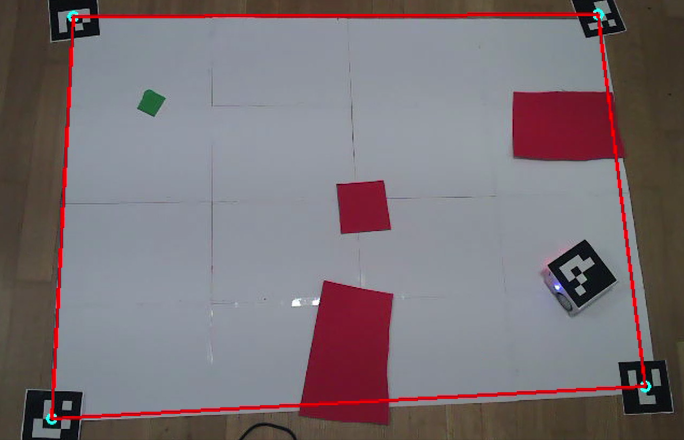
#> input picture original_frame.png, 1368 x 880 px, found by its file name (shown at 1/2 size); the run also reads 1 picture not shown here
$ jupyter execute --allow-errors Group_T21_Report.ipynb
#> lines starting #> are read from the running program, lines starting #| are printed output that depends on the picture
### A_star_planner.py
import numpy as np
import math
from heapq import heappush, heappop
import matplotlib.pyplot as plt
from matplotlib.colors import ListedColormap

class A_star_Planner():
    def __init__(self,grid,start_position,end_positions):
        self.start = start_position
        self.goal = self.goal_selection(end_positions)
        self.grid = self.compatible_grid(grid)

    def compatible_grid(self,grid):
        rows = len(grid)
        cols = len(grid[0])

        for i in range(rows):
            for j in range(cols):
                if grid[i][j] == 2:
                    grid[i][j] = 0
        return grid

    def goal_selection(self, goal_positions):
        """
        Determine the goal position as the closest node to the centroid of the goal set.

        :return: Tuple (x, y) representing the selected goal position.
        """
        # Compute the centroid of the goal nodes
        goal_array = np.array(goal_positions)

        # Find the closest goal node to the centroid
        distances = [np.linalg.norm(np.array(node) - self.start) for node in goal_array]
        closest_index = np.argmin(distances)
        return goal_array[closest_index]

    def heuristic(self, a):
        # Minimum distance to any of the goal nodes
        return math.sqrt((a[0] - self.goal[0])**2 + (a[1] - self.goal[1])**2)

    def a_star_search(self):
        # Initialize the open set as a priority queue and add the start node
        open_set = []
        heappush(open_set, (self.heuristic(self.start), 0, self.start))  # (f_cost, g_cost, position)

        # Initialize the came_from dictionary
        came_from = {}
        # Initialize g_costs dictionary with default value of infinity and set g_costs[self.start] = 0
        g_costs = {self.start: 0}
        # Initialize the explored set
        explored = set()
        operation_count = 0
        reached_goal = None

        while open_set:
            # Pop the node with the lowest f_cost from the open set
            current_f_cost, current_g_cost, current_pos = heappop(open_set)

            # Add the current node to the explored set
            explored.add(current_pos)

            # Check if the current node is in the goals set
            diff = current_pos-self.goal
            k = np.unique(diff)
            if len(k)==1:
                if k == 0:
                    reached_goal = current_pos
                    break

            # Get the neighbors of the current node (up, down, left, right)
            neighbors = [
                (current_pos[0] - 1, current_pos[1]),  # Up
                (current_pos[0] + 1, current_pos[1]),  # Down
                (current_pos[0], current_pos[1] - 1),  # Left
                (current_pos[0], current_pos[1] + 1),  # Right
                (current_pos[0] - 1, current_pos[1] + 1),  # Up-right
                (current_pos[0] - 1, current_pos[1] - 1),  # Up-left
                (current_pos[0] + 1, current_pos[1] + 1),  # Down-right
                (current_pos[0] + 1, current_pos[1] - 1)   # Down-left
            ]

            for neighbor in neighbors:
                # Check if neighbor is within bounds and not an obstacle
                if (0 <= neighbor[0] < self.grid.shape[0]) and (0 <= neighbor[1] < self.grid.shape[1]):
                    if self.grid[neighbor[0], neighbor[1]] != 1 and neighbor not in explored:

                        # Determine if the move is diagonal
                        #is_diagonal = abs(neighbor[0] - current_pos[0]) == 1 and abs(neighbor[1] - current_pos[1]) == 1
                        # Use sqrt(2) for diagonal moves and 1 for horizontal/vertical moves
                        #movement_cost = math.sqrt(2) if is_diagonal else 1
                        movement_cost = 1

                        # Calculate tentative_g_cost
                        tentative_g_cost = current_g_cost + movement_cost + self.grid[neighbor[0], neighbor[1]]

                        # If this path to neighbor is better than any previous one
                        if neighbor not in g_costs or tentative_g_cost < g_costs[neighbor]:
                            # Update came_from, g_costs, and f_cost
                            came_from[neighbor] = current_pos
                            g_costs[neighbor] = tentative_g_cost
                            f_cost = tentative_g_cost + self.heuristic(neighbor)

                            # Add neighbor to open set
                            heappush(open_set, (f_cost, tentative_g_cost, neighbor))
                            operation_count += 1

        else:
            # If no goal is found
            return None, explored, operation_count, None

        # Reconstruct path
        path = []
        if reached_goal:
            path.append(reached_goal)  # Append the reached goal to the path
        while current_pos in came_from:
            current_pos = came_from[current_pos]
            path.append(current_pos)
        path.append(self.start)


        return path[::-1]

### control.py
import numpy as np

class Controller:
    def __init__(self):
        self.path = []  # Path the robot follows
        self.waypoint = 1  # Current waypoint index
        self.prev_angle = 0

    def get_controller_commands(self, x_est, theta_est, x_des):
        """
        This function implements a P-controller for orienting the robot
        and switches to straight motion when the orientation error is small.

        """
        # Controller parameters
        K_P = 0.4  # Proportional gain for angle control
        ALIGNMENT_THRESHOLD = 10  # Degrees, below which the robot moves straight
        BASE_SPEED = 150  # Base speed when moving straight
        K_P_ROTATION = 2

        # Current orientation of the robot
        thymio_angle = theta_est  # Degrees

        # Convert desired position to numpy array
        x_des = np.array(x_des)
        x_est = np.array(x_est)

        # Calculate the angle to the target position
        rho = x_des - x_est  # Difference vector
        gamma = (np.arctan2(rho[1], rho[0])+np.pi)
        if gamma > np.pi:
            gamma -= 2*np.pi
        gamma = np.rad2deg(gamma)
        angle_error = (gamma - thymio_angle+180)  # Normalize to [-180, 180]
        if angle_error > 180:
            angle_error-=360

        # If the angle error is small, move straight
        if abs(angle_error) < ALIGNMENT_THRESHOLD:
            # Apply P-controller for angular velocity
            angular_correction = 0.02 * angle_error
            w_l = BASE_SPEED + angular_correction
            w_r = BASE_SPEED - angular_correction
        else:
            # Apply P-controller for angular velocity

            angular_correction = K_P_ROTATION * angle_error

            # Calculate motor speeds
            if angle_error < 0:

                w_l =   - np.abs(angular_correction)
                w_r =   + np.abs(angular_correction)
            else:
                w_l =   + np.abs(angular_correction)
                w_r =   - np.abs(angular_correction)

        return int(w_l), int(w_r)

### Group_T21_Report.ipynb
# Basics of Mobile Robotics Project - Group 21

**Team Members:** Marc Mouawad, Muratcan
Akgün, Sara Heidaripour, Rayan Bouchallouf.

**Supervisor:** Professor Francesco Mondada

**Date:** 05.12.2024

## Table of Contents:

<ol>
<li>Introduction</li>
<li>Vision Module</li>
<li>Global Navigation</li>
<li>Kalman Filter</li>
<li>Local Navigation and Motion Control</li>
<li>Local Obstacle Avoidance</li>
<li>Main</li>
<li>Conclusion</li>
</ol>

# 1. Introduction

In this project, an environment is developed so that the Thymio, a differential drive robot, can navigate autonomously to reach a desired goal.

This environment consists of 5 ArUco markers. The first one placed on the Thymio itself, while the other four represent the corners of a map with size 1189 by 841 mm. The thymio will then attempt to reach the goal (a green object) while following an optimal path computed using the A* algorithm. While doing so, the thymio will avoid any global obstacle (red objects)thanks to the computed path along with motion control, and avoid any local obstacle thanks to the feedback from its on-board proximity sensors and an ANN-based reactive routine. Note that the Thymio will also be robust to kidnapping and to the camera being hidden for short periods of time thanks to a Kalman Filter.

The different files inside this folder are:

<ol>
<li>vision.py : Vision Module class</li>
<li>kalman.py : Kalman Filter class</li>
<li>control.py : Controller class</li>
<li>A_star_planner.py : A* global planner class</li>
<li>Group_T21_report.ipynb : Containing the report explaining our pipeline, along with the test code to run the system, and some code showing results for individual parts.</li>
</ol>

## 2. Vision Module

This module consists of multiple parts. The final goal of the vision module, is to detect the map, the Thymio, and find an occupancy grid containing obstacles and a start and goal locations to pass to the A* planner. Moreover, if the camera is hidden or the robot is kidnapped, this routine is to start again once we receive feedback from the camera.

### ArUco Marker detection and tracking:

The class Vision_Module takes as argument the list of marker IDs it might encounter.

These markers consist of black and white squares with a specific size, which represent a binary matrix. This matrix contains values encoding the marker's identifier (ID).
In order to detect the markers, we first define as a class attribute the object ArucoDetector, which takes as parameters a marker dictionary containing all the predefined markers the detector might encounter.

Using the "aruco" module of OpenCV, we are able to detect all the corners and IDs of all markers on the image. Using the corner of each marker and the function from the aruco module of cv2 cv2.aruco.estimatePoseSingleMarkers we find the orientation and position of each marker embedded in rvec and tvec. Then using the cv2.ProjectPoints() we find from tvec the camera coordinates of the marker's center. The function gives as output the position of the center as well as the points representing the x-y-z frames of the corner on the image. Hence using the x-axis point we can also compute the orientation of the robot (when ID = 0, which is the Thymio marker's ID).

We do this process for the four map corners and for the marker on the Thymio.

REFERENCES:

https://docs.opencv.org/3.4/d9/d6a/group__aruco.html

https://docs.opencv.org/4.x/d5/dae/tutorial_aruco_detection.html

[cell 1]
import cv2
import numpy as np
# [47 lines left out: function detect_markers_and_robot, not called in this run]

### Homography and Frame Warping

Hence, we first find the map corners coordinates on the image, then, we define a Homography to map the selected map corners in the image plane to a new plane of size equal to the size of the map. Note that the corners of the map will be mapped to the corners of the plane, with the top-left map corner mapped to the origin.

We use this mapping to warp the image, and obtain a top down view of the map, robot and obstacles.

Once this matrix and frame are obtained, any point on the image fram can be mapped to a real-world coordinate since the Homography matrix coefficients embed transformations such as perspective scaling, rotations, and translation.

REFERENCES:

https://docs.opencv.org/4.x/d9/dab/tutorial_homography.html

https://www.productteacher.com/quick-product-tips/homography-for-computer-vision-product-managers#:~:text=Homography%20is%20a%20concept%20in,different%20camera%20angles%20or%20positions.

[cell 2]
import constants
# [29 lines left out: function warp_to_top_view, not called in this run]

Next on the list come obstacles and goal detection. For simplicity in this project, the global obstacles are assumed to be red, while the goal is assumed to be green.

These obstacles are detected by first converting our warped frame to the HSV frame, where each color has specific [H,S,V] values, where H is color specific and varies from 0 to 180, and S,V vary depending on the lighting. Higher lighting would require lower S-values. For simplicity and based on the references attached with the code in "vision.py", V is set equal to S when the values are tuned.

Hence, we check which pixels in the frame correspond to the colors red and green (note two different functions are defined in the class for more simplicity), and we pick them aside. Morphological operations, such as opening and closing are applied to the obtained binary mask, from which we extract contours of the mask and finally a bounding box giving the range of coordinates of obstacles and goal. Note that the obstacles are enlarged by half the radius of the Thymio to avoid any collision while navigating.

REFERENCES:

https://docs.opencv.org/3.4/df/d9d/tutorial_py_colorspaces.html

https://stackoverflow.com/questions/36817133/identifying-the-range-of-a-color-in-hsv-using-opencv

[cell 3]
# [60 lines left out: functions detect_obstacle, detect_goal, not called in this run]

Finally, using the extracted coordinates of the thymio, obstacles, and goal, we generate grid points based on a hyper-parameter "NUM_CELLS", and compute an occupancy grid which can be sent to the A* algorithm.

[cell 4]
# [55 lines left out: functions grid_points, find_occupancy_grid, not called in this run]

Once, the path is received, it is also visualized on the warped frame. Note that, this whole operation is computed once in the first two seconds of the run, then in case any change of state happens to the thymio (such as kidnapping, local avoidance, or the hidden camera for a period of time).

[cell 5]
# [29 lines left out: function visualize_path_on_frame, not called in this run]

[cell 6]
"""
The function showing all functionalities for the vision part can be found in vision.py, it is called main_vision()
In this cell we include the result of all the processing of the images to show the end result of the vision module.

Note that since this function requires the markers to run we do not include a test code in this case, but only end results
more can be seen from the vision module in the demo videos

Note the two images do not show the same time instant, they are simply example of images from different experiments

"""
import matplotlib.pyplot as plt
f = plt.imread("./images/original_frame.png")
#> f is the input picture: shape (880, 1368, 4) float32; mean R, G, B, A 0.478, 0.441, 0.458, 1
plt.imshow(f)
plt.show()
f = plt.imread("./images/global_navigation.png")
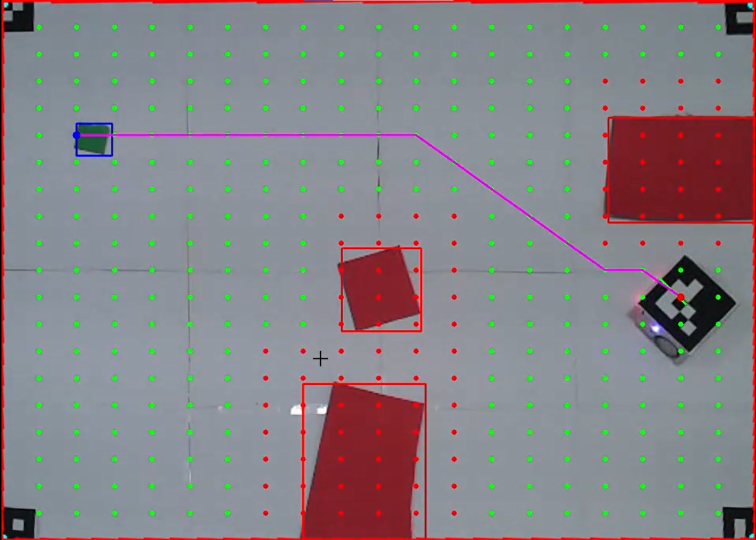
#> input picture global_navigation.png, 1512 x 1080 px, found by its file name (shown at 1/2 size)
#> f is the input picture: shape (1080, 1512, 4) float32; mean R, G, B, A 0.53, 0.505, 0.53, 1
plt.imshow(f)
plt.show()

## 3. Global Navigation and Path Planning

In this part of the project, global navigation is being implemented. This functionality is defined in the code as the `A_star_Planner` class. In this class, the optimal path from the robot's current position to the goal is calculated using the A* algorithm.

First, using data from vision (start and goal positions, and occupancy grid), the planner is initialized. Due to the resolution of the grid, multiple cells may be occupied by the goal. Consequently, the goal point passed to the A* algorithm is chosen as the closest cell to the start position (the robot's current position).

The heuristic function of the A* algorithm is the Euclidean distance, which allows diagonal paths to be generated for greater optimality. All eight neighboring cells surrounding the current cell are considered candidates for the next position. This means the robot can move to any of these eight neighbors (i.e., Up, Down, Right, Left, Up-Right, Up-Left, Down-Right, and Down-Left) in its next step. The movement cost (`g_cost`) is assumed to be the same for all neighbors.

In the implementation of the A* algorithm, a priority queue (`heapq`) is used with `heappush` and `heappop` to efficiently select the node with the lowest cost.

Here we show an example of the A* planner on some toy data.

REFERENCE:

Exercise Session 5 -- BOMR

[cell 7]
# Include the A_star_Planner class code here
"""
Here we show a test case of our A* algorithm,
the refinement of this test case was made using chat gpt, however chat gpt
was not used to generate codes other than simulations to make sure our system was working
"""

import numpy as np
import matplotlib.pyplot as plt
from matplotlib.colors import ListedColormap
import A_star_planner
# Generate a simple test occupancy grid (5x5 grid for simplicity)
grid = np.array([
    [0, 0, 0, 1, 0],
    [1, 1, 0, 1, 0],
    [0, 0, 0, 0, 0],
    [0, 1, 1, 1, 0],
    [0, 0, 0, 0, 0]
])

# Define the start position and goal positions
start_position = (0, 0)  # Top-left corner
goal_positions = [(4, 4)]  # Bottom-right corner

# Initialize the A* planner
plannner = A_star_planner.A_star_Planner(grid, start_position, goal_positions)

# Perform the A* search
pathh = plannner.a_star_search()

# Plot the occupancy grid and path
plt.figure(figsize=(8, 8))
cmap = ListedColormap(['white', 'black'])  # White for free, black for obstacles
plt.imshow(grid, cmap=cmap)
plt.title("Occupancy Grid with Path")
plt.xlabel("X-axis")
plt.ylabel("Y-axis")

# Highlight the path
if pathh:
    path_x, path_y = zip(*pathh)
    plt.plot(path_y, path_x, color="red", linewidth=2, label="Path")


# Highlight start and goal
plt.scatter(start_position[1], start_position[0], color="green", label="Start")
for goal in goal_positions:
    plt.scatter(goal[1], goal[0], color="orange", label="Goal")

plt.legend()
plt.grid(True)
plt.show()
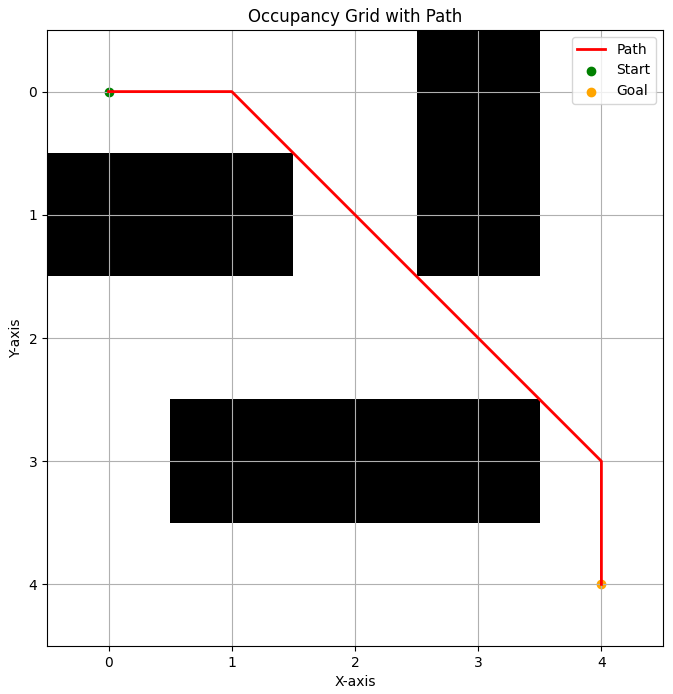
#> figure drawn by matplotlib, 1 panel
#> (the rest of the program and of its run is left out)
